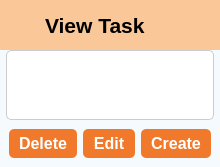
         <widget class="QWidget" name="e_viewTask">
          <layout class="QGridLayout" name="gridLayout_14">
           <property name="leftMargin">
            <number>0</number>
           </property>
           <property name="topMargin">
            <number>0</number>
           </property>
           <property name="rightMargin">
            <number>0</number>
           </property>
           <property name="bottomMargin">
            <number>0</number>
           </property>
           <property name="spacing">
            <number>0</number>
           </property>
           <item row="0" column="0">
            <widget class="QFrame" name="main_view_task_frame">
             <property name="styleSheet">
              <string notr="true">*{
color: #000;
border : none;
}

#main_view_task_frame{
background-color: #F5FAFE;
}



#create_Button, #delete_Button, #edit_Button {
    padding: 5px 10px;
    font-size: 16px;
    font-weight: bold;
    color: #fff;
    border: none;
    border-radius: 5px;
    /*background: qlineargradient(spread:pad, x1:0, y1:0.5, x2:1, y2:0.5, stop:0 #f0792b, stop:0.5 #ffa163, stop:1 #edb28c);*/
	background-color: #f0792b;
    cursor: pointer;
    transition: background-color 0.3s ease;
}

#create_Button:hover , #delete_Button:hover , #edit_Button:hover {
    background-color: #ff6347; 
}

#scrollAreaWidgetContents_2{
background-color: transparent;
}
</string>
             </property>
             <property name="frameShape">
              <enum>QFrame::StyledPanel</enum>
             </property>
             <property name="frameShadow">
              <enum>QFrame::Raised</enum>
             </property>
             <layout class="QGridLayout" name="gridLayout_11">
              <property name="leftMargin">
               <number>0</number>
              </property>
              <property name="topMargin">
               <number>0</number>
              </property>
              <property name="rightMargin">
               <number>0</number>
              </property>
              <property name="bottomMargin">
               <number>0</number>
              </property>
              <property name="spacing">
               <number>0</number>
              </property>
              <item row="1" column="0">
               <widget class="QFrame" name="frame_15">
                <property name="sizePolicy">
                 <sizepolicy hsizetype="Preferred" vsizetype="Preferred">
                  <horstretch>0</horstretch>
                  <verstretch>0</verstretch>
                 </sizepolicy>
                </property>
                <property name="maximumSize">
                 <size>
                  <width>16777215</width>
                  <height>16777215</height>
                 </size>
                </property>
                <property name="frameShape">
                 <enum>QFrame::StyledPanel</enum>
                </property>
                <property name="frameShadow">
                 <enum>QFrame::Raised</enum>
                </property>
                <layout class="QGridLayout" name="gridLayout_12">
                 <property name="leftMargin">
                  <number>6</number>
                 </property>
                 <property name="topMargin">
                  <number>0</number>
                 </property>
                 <property name="rightMargin">
                  <number>6</number>
                 </property>
                 <property name="bottomMargin">
                  <number>0</number>
                 </property>
                 <property name="spacing">
                  <number>0</number>
                 </property>
                 <item row="0" column="0">
                  <widget class="QScrollArea" name="scrollArea_4">
                   <property name="styleSheet">
                    <string notr="true">#scrollArea QWidget {
    background-color: transparent;
}
QScrollArea {
    background-color: #ffffff;
    border: 1px solid #cccccc;
    border-radius: 5px;
}

QScrollBar:vertical {
    border: none;
    background: #f0f0f0;
    width: 12px;
    margin: 0px 0px 0px 0px;
}

QScrollBar::handle:vertical {
    background: #cccccc;
    min-height: 20px;
    border-radius: 6px;
}

QScrollBar::handle:vertical:hover {
    background: #b3b3b3;
}

QScrollBar::handle:vertical:pressed {
    background: #999999;
}

QScrollBar::add-line:vertical {
    height: 0px;
    subcontrol-position: bottom;
    subcontrol-origin: margin;
}

QScrollBar::sub-line:vertical {
    height: 0px;
    subcontrol-position: top;
    subcontrol-origin: margin;
}



</string>
                   </property>
                   <property name="widgetResizable">
                    <bool>true</bool>
                   </property>
                   <widget class="QWidget" name="scrollAreaWidgetContents_2">
                    <property name="geometry">
                     <rect>
                      <x>0</x>
                      <y>0</y>
                      <width>831</width>
                      <height>391</height>
                     </rect>
                    </property>
                    <layout class="QGridLayout" name="gridLayout_28">
                     <item row="0" column="0">
                      <widget class="QFrame" name="view_frame_2">
                       <property name="frameShape">
                        <enum>QFrame::StyledPanel</enum>
                       </property>
                       <property name="frameShadow">
                        <enum>QFrame::Raised</enum>
                       </property>
                      </widget>
                     </item>
                    </layout>
                   </widget>
                  </widget>
                 </item>
                </layout>
               </widget>
              </item>
              <item row="2" column="0" alignment="Qt::AlignRight">
               <widget class="QFrame" name="frame_17">
                <property name="frameShape">
                 <enum>QFrame::StyledPanel</enum>
                </property>
                <property name="frameShadow">
                 <enum>QFrame::Raised</enum>
                </property>
                <layout class="QGridLayout" name="gridLayout_13">
                 <item row="0" column="0">
                  <widget class="QPushButton" name="delete_Button">
                   <property name="text">
                    <string>Delete</string>
                   </property>
                  </widget>
                 </item>
                 <item row="0" column="1">
                  <widget class="QPushButton" name="edit_Button">
                   <property name="text">
                    <string>Edit</string>
                   </property>
                  </widget>
                 </item>
                 <item row="0" column="2">
                  <widget class="QPushButton" name="create_Button">
                   <property name="text">
                    <string>Create</string>
                   </property>
                  </widget>
                 </item>
                </layout>
               </widget>
              </item>
              <item row="0" column="0">
               <widget class="QFrame" name="frame_20">
                <property name="minimumSize">
                 <size>
                  <width>0</width>
                  <height>50</height>
                 </size>
                </property>
                <property name="styleSheet">
                 <string notr="true">background-color:#FAC898;
</string>
                </property>
                <property name="frameShape">
                 <enum>QFrame::StyledPanel</enum>
                </property>
                <property name="frameShadow">
                 <enum>QFrame::Raised</enum>
                </property>
                <layout class="QHBoxLayout" name="horizontalLayout">
                 <property name="spacing">
                  <number>0</number>
                 </property>
                 <property name="leftMargin">
                  <number>0</number>
                 </property>
                 <property name="topMargin">
                  <number>0</number>
                 </property>
                 <property name="rightMargin">
                  <number>0</number>
                 </property>
                 <property name="bottomMargin">
                  <number>0</number>
                 </property>
                 <item alignment="Qt::AlignLeft">
                  <widget class="QWidget" name="mainMenuButton_4" native="true">
                   <layout class="QHBoxLayout" name="horizontalLayout_35">
                    <item alignment="Qt::AlignHCenter">
                     <widget class="QPushButton" name="menuButton_5">
                      <property name="minimumSize">
                       <size>
                        <width>30</width>
                        <height>30</height>
                       </size>
                      </property>
                      <property name="maximumSize">
                       <size>
                        <width>30</width>
                        <height>30</height>
                       </size>
                      </property>
                      <property name="sizeIncrement">
                       <size>
                        <width>10</width>
                        <height>10</height>
                       </size>
                      </property>
                      <property name="styleSheet">
                       <string notr="true">image: url(:/icons/assets/icons/align-justify.svg);
magin-left: 3px</string>
                      </property>
                      <property name="text">
                       <string/>
                      </property>
                      <property name="iconSize">
                       <size>
                        <width>18</width>
                        <height>18</height>
                       </size>
                      </property>
                      <property name="checkable">
                       <bool>true</bool>
                      </property>
                     </widget>
                    </item>
                    <item>
                     <widget class="QLabel" name="homeHeader_5">
                      <property name="font">
                       <font>
                        <pointsize>16</pointsize>
                        <bold>true</bold>
                       </font>
                      </property>
                      <property name="text">
                       <string>View Task</string>
                      </property>
                     </widget>
                    </item>
                   </layout>
                  </widget>
                 </item>
                 <item>
                  <widget class="QFrame" name="frame_21">
                   <property name="frameShape">
                    <enum>QFrame::StyledPanel</enum>
                   </property>
                   <property name="frameShadow">
                    <enum>QFrame::Raised</enum>
                   </property>
                  </widget>
                 </item>
                </layout>
               </widget>
              </item>
             </layout>
            </widget>
           </item>
          </layout>
         </widget>
